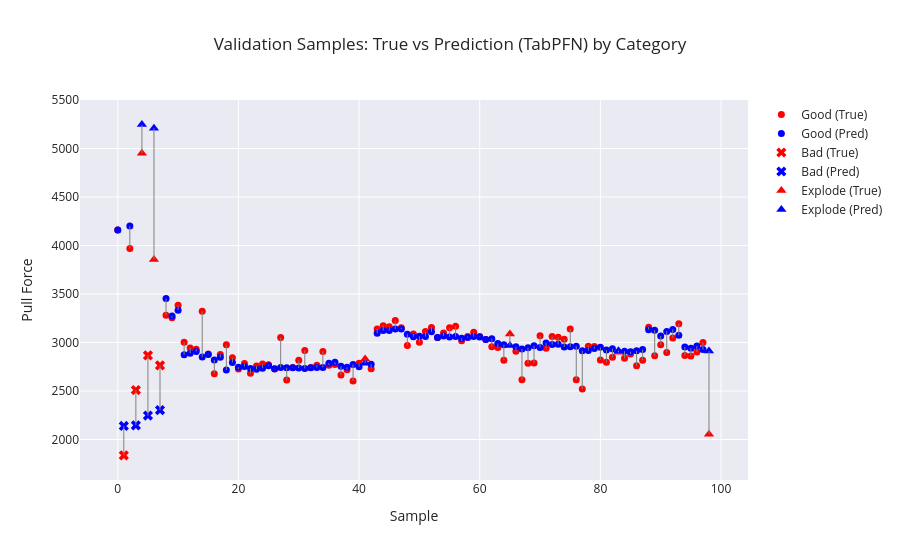

Notebook source saved alongside this figure:
### Markdown cell above
# Check Validation Data

### Code cell
# Category array (must be aligned with y_dev)
categories = dev_df.groupby("Sample ID")["Category"].first().values

plot_visualizer(
    true_vals=y_dev_Regressor,
    pred_vals=predictions_regression_dev,
    categories=categories,
    title=f"Validation Samples: True vs Prediction (TabPFN) by Category"
)

### Figure 1 — Plotly figure (JSON) as saved in the notebook; plotly's stock layout.template omitted (floating-point values rounded to 4 significant figures)
{"data": [{"marker": {"color": "red", "size": 7, "symbol": "circle"}, "mode": "markers", "name": "Good (True)", "type": "scatter", "x": [0, 2, 8, 9, 10, 11, 12, 13, 14, 15, 16, 17, 18, 19, 20, 21, 22, 23, 24, 25, 26, 27, 28, 29, 30, 31, 32, 33, 34, 35, 36, 37, 38, 39, 40, 42, 43, 44, 45, 46, 47, 48, 49, 50, 51, 52, 53, 54, 55, 56, 57, 58, 59, 60, 61, 62, 63, 64, 66, 67, 68, 69, 70, 71, 72, 73, 74, 75, 76, 77, 78, 79, 80, 81, 82, 84, 85, 86, 87, 88, 89, 90, 91, 92, 93, 94, 95, 96, 97], "y": [4161.0, 3970.0, 3281.0, 3256.0, 3385.0, 3002.0, 2944.0, 2932.0, 3321.0, 2882.0, 2679.0, 2877.0, 2976.0, 2843.0, 2727.0, 2784.0, 2683.0, 2758.0, 2778.0, 2770.0, 2726.0, 3052.0, 2614.0, 2744.0, 2816.0, 2919.0, 2744.0, 2765.0, 2909.0, 2766.0, 2775.0, 2665.0, 2720.0, 2604.0, 2787.0, 2730.0, 3141.0, 3173.0, 3163.0, 3227.0, 3152.0, 2970.0, 3089.0, 3002.0, 3113.0, 3156.0, 3051.0, 3099.0, 3153.0, 3169.0, 3017.0, 3061.0, 3105.0, 3062.0, 3031.0, 2956.0, 2948.0, 2818.0, 2910.0, 2617.0, 2787.0, 2788.0, 3070.0, 2940.0, 3061.0, 3054.0, 3033.0, 3139.0, 2617.0, 2522.0, 2961.0, 2958.0, 2821.0, 2796.0, 2849.0, 2837.0, 2880.0, 2760.0, 2818.0, 3159.0, 2864.0, 2977.0, 2898.0, 3048.0, 3193.0, 2866.0, 2861.0, 2903.0, 3001.0]}, {"marker": {"color": "blue", "size": 7, "symbol": "circle"}, "mode": "markers", "name": "Good (Pred)", "type": "scatter", "x": [0, 2, 8, 9, 10, 11, 12, 13, 14, 15, 16, 17, 18, 19, 20, 21, 22, 23, 24, 25, 26, 27, 28, 29, 30, 31, 32, 33, 34, 35, 36, 37, 38, 39, 40, 42, 43, 44, 45, 46, 47, 48, 49, 50, 51, 52, 53, 54, 55, 56, 57, 58, 59, 60, 61, 62, 63, 64, 66, 67, 68, 69, 70, 71, 72, 73, 74, 75, 76, 77, 78, 79, 80, 81, 82, 84, 85, 86, 87, 88, 89, 90, 91, 92, 93, 94, 95, 96, 97], "y": [4161.0, 4201.0, 3454.0, 3274.0, 3334.0, 2874.0, 2890.0, 2906.0, 2850.0, 2877.0, 2820.0, 2848.0, 2716.0, 2795.0, 2745.0, 2753.0, 2733.0, 2724.0, 2736.0, 2760.0, 2729.0, 2744.0, 2741.0, 2740.0, 2737.0, 2732.0, 2740.0, 2742.0, 2744.0, 2786.0, 2796.0, 2754.0, 2744.0, 2775.0, 2751.0, 2776.0, 3097.0, 3123.0, 3123.0, 3139.0, 3139.0, 3086.0, 3060.0, 3064.0, 3062.0, 3111.0, 3052.0, 3068.0, 3058.0, 3061.0, 3044.0, 3051.0, 3061.0, 3058.0, 3031.0, 3038.0, 2989.0, 2978.0, 2957.0, 2933.0, 2946.0, 2967.0, 2949.0, 2996.0, 2979.0, 2982.0, 2954.0, 2956.0, 2962.0, 2916.0, 2917.0, 2937.0, 2951.0, 2923.0, 2936.0, 2910.0, 2905.0, 2915.0, 2928.0, 3133.0, 3127.0, 3066.0, 3113.0, 3135.0, 3074.0, 2954.0, 2941.0, 2965.0, 2927.0]}, {"marker": {"color": "red", "size": 9, "symbol": "x"}, "mode": "markers", "name": "Bad (True)", "type": "scatter", "x": [1, 3, 5, 7], "y": [1836.0, 2510.0, 2867.0, 2764.0]}, {"marker": {"color": "blue", "size": 9, "symbol": "x"}, "mode": "markers", "name": "Bad (Pred)", "type": "scatter", "x": [1, 3, 5, 7], "y": [2140.0, 2146.0, 2247.0, 2303.0]}, {"marker": {"color": "red", "size": 9, "symbol": "triangle-up"}, "mode": "markers", "name": "Explode (True)", "type": "scatter", "x": [4, 6, 41, 65, 83, 98], "y": [4952.0, 3856.0, 2830.0, 3089.0, 2899.0, 2054.0]}, {"marker": {"color": "blue", "size": 9, "symbol": "triangle-up"}, "mode": "markers", "name": "Explode (Pred)", "type": "scatter", "x": [4, 6, 41, 65, 83, 98], "y": [5247.0, 5209.0, 2787.0, 2970.0, 2916.0, 2912.0]}, {"line": {"color": "gray", "width": 1}, "mode": "lines", "showlegend": false, "type": "scatter", "x": [0, 0], "y": [4161.0, 4161.0]}, {"line": {"color": "gray", "width": 1}, "mode": "lines", "showlegend": false, "type": "scatter", "x": [1, 1], "y": [1836.0, 2140.0]}, {"line": {"color": "gray", "width": 1}, "mode": "lines", "showlegend": false, "type": "scatter", "x": [2, 2], "y": [3970.0, 4201.0]}, {"line": {"color": "gray", "width": 1}, "mode": "lines", "showlegend": false, "type": "scatter", "x": [3, 3], "y": [2510.0, 2146.0]}, {"line": {"color": "gray", "width": 1}, "mode": "lines", "showlegend": false, "type": "scatter", "x": [4, 4], "y": [4952, 5247.0]}, {"line": {"color": "gray", "width": 1}, "mode": "lines", "showlegend": false, "type": "scatter", "x": [5, 5], "y": [2867.0, 2247.0]}, {"line": {"color": "gray", "width": 1}, "mode": "lines", "showlegend": false, "type": "scatter", "x": [6, 6], "y": [3856.0, 5209.0]}, {"line": {"color": "gray", "width": 1}, "mode": "lines", "showlegend": false, "type": "scatter", "x": [7, 7], "y": [2764.0, 2303.0]}, {"line": {"color": "gray", "width": 1}, "mode": "lines", "showlegend": false, "type": "scatter", "x": [8, 8], "y": [3281.0, 3454.0]}, {"line": {"color": "gray", "width": 1}, "mode": "lines", "showlegend": false, "type": "scatter", "x": [9, 9], "y": [3256.0, 3274.0]}, {"line": {"color": "gray", "width": 1}, "mode": "lines", "showlegend": false, "type": "scatter", "x": [10, 10], "y": [3385.0, 3334.0]}, {"line": {"color": "gray", "width": 1}, "mode": "lines", "showlegend": false, "type": "scatter", "x": [11, 11], "y": [3002.0, 2874.0]}, {"line": {"color": "gray", "width": 1}, "mode": "lines", "showlegend": false, "type": "scatter", "x": [12, 12], "y": [2944.0, 2890.0]}, {"line": {"color": "gray", "width": 1}, "mode": "lines", "showlegend": false, "type": "scatter", "x": [13, 13], "y": [2932.0, 2906.0]}, {"line": {"color": "gray", "width": 1}, "mode": "lines", "showlegend": false, "type": "scatter", "x": [14, 14], "y": [3321.0, 2850.0]}, {"line": {"color": "gray", "width": 1}, "mode": "lines", "showlegend": false, "type": "scatter", "x": [15, 15], "y": [2882.0, 2877.0]}, {"line": {"color": "gray", "width": 1}, "mode": "lines", "showlegend": false, "type": "scatter", "x": [16, 16], "y": [2679.0, 2820.0]}, {"line": {"color": "gray", "width": 1}, "mode": "lines", "showlegend": false, "type": "scatter", "x": [17, 17], "y": [2877.0, 2848.0]}, {"line": {"color": "gray", "width": 1}, "mode": "lines", "showlegend": false, "type": "scatter", "x": [18, 18], "y": [2976.0, 2716.0]}, {"line": {"color": "gray", "width": 1}, "mode": "lines", "showlegend": false, "type": "scatter", "x": [19, 19], "y": [2843.0, 2795.0]}, {"line": {"color": "gray", "width": 1}, "mode": "lines", "showlegend": false, "type": "scatter", "x": [20, 20], "y": [2727.0, 2745.0]}, {"line": {"color": "gray", "width": 1}, "mode": "lines", "showlegend": false, "type": "scatter", "x": [21, 21], "y": [2784.0, 2753.0]}, {"line": {"color": "gray", "width": 1}, "mode": "lines", "showlegend": false, "type": "scatter", "x": [22, 22], "y": [2683.0, 2733.0]}, {"line": {"color": "gray", "width": 1}, "mode": "lines", "showlegend": false, "type": "scatter", "x": [23, 23], "y": [2758.0, 2724.0]}, {"line": {"color": "gray", "width": 1}, "mode": "lines", "showlegend": false, "type": "scatter", "x": [24, 24], "y": [2778.0, 2736.0]}, {"line": {"color": "gray", "width": 1}, "mode": "lines", "showlegend": false, "type": "scatter", "x": [25, 25], "y": [2770, 2760.0]}, {"line": {"color": "gray", "width": 1}, "mode": "lines", "showlegend": false, "type": "scatter", "x": [26, 26], "y": [2726.0, 2729.0]}, {"line": {"color": "gray", "width": 1}, "mode": "lines", "showlegend": false, "type": "scatter", "x": [27, 27], "y": [3052.0, 2744.0]}, {"line": {"color": "gray", "width": 1}, "mode": "lines", "showlegend": false, "type": "scatter", "x": [28, 28], "y": [2614.0, 2741.0]}, {"line": {"color": "gray", "width": 1}, "mode": "lines", "showlegend": false, "type": "scatter", "x": [29, 29], "y": [2744.0, 2740.0]}, {"line": {"color": "gray", "width": 1}, "mode": "lines", "showlegend": false, "type": "scatter", "x": [30, 30], "y": [2816.0, 2737.0]}, {"line": {"color": "gray", "width": 1}, "mode": "lines", "showlegend": false, "type": "scatter", "x": [31, 31], "y": [2919.0, 2732.0]}, {"line": {"color": "gray", "width": 1}, "mode": "lines", "showlegend": false, "type": "scatter", "x": [32, 32], "y": [2744.0, 2740.0]}, {"line": {"color": "gray", "width": 1}, "mode": "lines", "showlegend": false, "type": "scatter", "x": [33, 33], "y": [2765, 2742.0]}, {"line": {"color": "gray", "width": 1}, "mode": "lines", "showlegend": false, "type": "scatter", "x": [34, 34], "y": [2909.0, 2744.0]}, {"line": {"color": "gray", "width": 1}, "mode": "lines", "showlegend": false, "type": "scatter", "x": [35, 35], "y": [2766.0, 2786.0]}, {"line": {"color": "gray", "width": 1}, "mode": "lines", "showlegend": false, "type": "scatter", "x": [36, 36], "y": [2775.0, 2796.0]}, {"line": {"color": "gray", "width": 1}, "mode": "lines", "showlegend": false, "type": "scatter", "x": [37, 37], "y": [2665.0, 2754.0]}, {"line": {"color": "gray", "width": 1}, "mode": "lines", "showlegend": false, "type": "scatter", "x": [38, 38], "y": [2720.0, 2744.0]}, {"line": {"color": "gray", "width": 1}, "mode": "lines", "showlegend": false, "type": "scatter", "x": [39, 39], "y": [2604.0, 2775.0]}, {"line": {"color": "gray", "width": 1}, "mode": "lines", "showlegend": false, "type": "scatter", "x": [40, 40], "y": [2787.0, 2751.0]}, {"line": {"color": "gray", "width": 1}, "mode": "lines", "showlegend": false, "type": "scatter", "x": [41, 41], "y": [2830.0, 2787.0]}, {"line": {"color": "gray", "width": 1}, "mode": "lines", "showlegend": false, "type": "scatter", "x": [42, 42], "y": [2730.0, 2776.0]}, {"line": {"color": "gray", "width": 1}, "mode": "lines", "showlegend": false, "type": "scatter", "x": [43, 43], "y": [3141.0, 3097.0]}, {"line": {"color": "gray", "width": 1}, "mode": "lines", "showlegend": false, "type": "scatter", "x": [44, 44], "y": [3173.0, 3123.0]}, {"line": {"color": "gray", "width": 1}, "mode": "lines", "showlegend": false, "type": "scatter", "x": [45, 45], "y": [3163.0, 3123.0]}, {"line": {"color": "gray", "width": 1}, "mode": "lines", "showlegend": false, "type": "scatter", "x": [46, 46], "y": [3227.0, 3139.0]}, {"line": {"color": "gray", "width": 1}, "mode": "lines", "showlegend": false, "type": "scatter", "x": [47, 47], "y": [3152, 3139.0]}, {"line": {"color": "gray", "width": 1}, "mode": "lines", "showlegend": false, "type": "scatter", "x": [48, 48], "y": [2970.0, 3086.0]}, {"line": {"color": "gray", "width": 1}, "mode": "lines", "showlegend": false, "type": "scatter", "x": [49, 49], "y": [3089.0, 3060.0]}, {"line": {"color": "gray", "width": 1}, "mode": "lines", "showlegend": false, "type": "scatter", "x": [50, 50], "y": [3002.0, 3064.0]}, {"line": {"color": "gray", "width": 1}, "mode": "lines", "showlegend": false, "type": "scatter", "x": [51, 51], "y": [3113.0, 3062.0]}, {"line": {"color": "gray", "width": 1}, "mode": "lines", "showlegend": false, "type": "scatter", "x": [52, 52], "y": [3156.0, 3111.0]}, {"line": {"color": "gray", "width": 1}, "mode": "lines", "showlegend": false, "type": "scatter", "x": [53, 53], "y": [3051.0, 3052.0]}, {"line": {"color": "gray", "width": 1}, "mode": "lines", "showlegend": false, "type": "scatter", "x": [54, 54], "y": [3099.0, 3068.0]}, {"line": {"color": "gray", "width": 1}, "mode": "lines", "showlegend": false, "type": "scatter", "x": [55, 55], "y": [3153.0, 3058.0]}, {"line": {"color": "gray", "width": 1}, "mode": "lines", "showlegend": false, "type": "scatter", "x": [56, 56], "y": [3169.0, 3061.0]}, {"line": {"color": "gray", "width": 1}, "mode": "lines", "showlegend": false, "type": "scatter", "x": [57, 57], "y": [3017.0, 3044.0]}, {"line": {"color": "gray", "width": 1}, "mode": "lines", "showlegend": false, "type": "scatter", "x": [58, 58], "y": [3061.0, 3051.0]}, {"line": {"color": "gray", "width": 1}, "mode": "lines", "showlegend": false, "type": "scatter", "x": [59, 59], "y": [3105.0, 3061.0]}, {"line": {"color": "gray", "width": 1}, "mode": "lines", "showlegend": false, "type": "scatter", "x": [60, 60], "y": [3062.0, 3058.0]}, {"line": {"color": "gray", "width": 1}, "mode": "lines", "showlegend": false, "type": "scatter", "x": [61, 61], "y": [3031.0, 3031.0]}, {"line": {"color": "gray", "width": 1}, "mode": "lines", "showlegend": false, "type": "scatter", "x": [62, 62], "y": [2956.0, 3038.0]}, {"line": {"color": "gray", "width": 1}, "mode": "lines", "showlegend": false, "type": "scatter", "x": [63, 63], "y": [2948, 2989.0]}, {"line": {"color": "gray", "width": 1}, "mode": "lines", "showlegend": false, "type": "scatter", "x": [64, 64], "y": [2818.0, 2978.0]}, {"line": {"color": "gray", "width": 1}, "mode": "lines", "showlegend": false, "type": "scatter", "x": [65, 65], "y": [3089.0, 2970.0]}, {"line": {"color": "gray", "width": 1}, "mode": "lines", "showlegend": false, "type": "scatter", "x": [66, 66], "y": [2910.0, 2957.0]}, {"line": {"color": "gray", "width": 1}, "mode": "lines", "showlegend": false, "type": "scatter", "x": [67, 67], "y": [2617.0, 2933.0]}, {"line": {"color": "gray", "width": 1}, "mode": "lines", "showlegend": false, "type": "scatter", "x": [68, 68], "y": [2787.0, 2946.0]}, {"line": {"color": "gray", "width": 1}, "mode": "lines", "showlegend": false, "type": "scatter", "x": [69, 69], "y": [2788.0, 2967.0]}, {"line": {"color": "gray", "width": 1}, "mode": "lines", "showlegend": false, "type": "scatter", "x": [70, 70], "y": [3070.0, 2949.0]}, {"line": {"color": "gray", "width": 1}, "mode": "lines", "showlegend": false, "type": "scatter", "x": [71, 71], "y": [2940.0, 2996.0]}, {"line": {"color": "gray", "width": 1}, "mode": "lines", "showlegend": false, "type": "scatter", "x": [72, 72], "y": [3061.0, 2979.0]}, {"line": {"color": "gray", "width": 1}, "mode": "lines", "showlegend": false, "type": "scatter", "x": [73, 73], "y": [3054.0, 2982.0]}, {"line": {"color": "gray", "width": 1}, "mode": "lines", "showlegend": false, "type": "scatter", "x": [74, 74], "y": [3033, 2954.0]}, {"line": {"color": "gray", "width": 1}, "mode": "lines", "showlegend": false, "type": "scatter", "x": [75, 75], "y": [3139.0, 2956.0]}, {"line": {"color": "gray", "width": 1}, "mode": "lines", "showlegend": false, "type": "scatter", "x": [76, 76], "y": [2617.0, 2962.0]}, {"line": {"color": "gray", "width": 1}, "mode": "lines", "showlegend": false, "type": "scatter", "x": [77, 77], "y": [2522.0, 2916.0]}, {"line": {"color": "gray", "width": 1}, "mode": "lines", "showlegend": false, "type": "scatter", "x": [78, 78], "y": [2961.0, 2917.0]}, {"line": {"color": "gray", "width": 1}, "mode": "lines", "showlegend": false, "type": "scatter", "x": [79, 79], "y": [2958.0, 2937.0]}, {"line": {"color": "gray", "width": 1}, "mode": "lines", "showlegend": false, "type": "scatter", "x": [80, 80], "y": [2821.0, 2951.0]}, {"line": {"color": "gray", "width": 1}, "mode": "lines", "showlegend": false, "type": "scatter", "x": [81, 81], "y": [2796.0, 2923.0]}, {"line": {"color": "gray", "width": 1}, "mode": "lines", "showlegend": false, "type": "scatter", "x": [82, 82], "y": [2849.0, 2936.0]}, {"line": {"color": "gray", "width": 1}, "mode": "lines", "showlegend": false, "type": "scatter", "x": [83, 83], "y": [2899, 2916.0]}, {"line": {"color": "gray", "width": 1}, "mode": "lines", "showlegend": false, "type": "scatter", "x": [84, 84], "y": [2837.0, 2910.0]}, {"line": {"color": "gray", "width": 1}, "mode": "lines", "showlegend": false, "type": "scatter", "x": [85, 85], "y": [2880.0, 2905.0]}, {"line": {"color": "gray", "width": 1}, "mode": "lines", "showlegend": false, "type": "scatter", "x": [86, 86], "y": [2760.0, 2915.0]}, {"line": {"color": "gray", "width": 1}, "mode": "lines", "showlegend": false, "type": "scatter", "x": [87, 87], "y": [2818.0, 2928.0]}, {"line": {"color": "gray", "width": 1}, "mode": "lines", "showlegend": false, "type": "scatter", "x": [88, 88], "y": [3159.0, 3133.0]}, {"line": {"color": "gray", "width": 1}, "mode": "lines", "showlegend": false, "type": "scatter", "x": [89, 89], "y": [2864.0, 3127.0]}, {"line": {"color": "gray", "width": 1}, "mode": "lines", "showlegend": false, "type": "scatter", "x": [90, 90], "y": [2977.0, 3066.0]}, {"line": {"color": "gray", "width": 1}, "mode": "lines", "showlegend": false, "type": "scatter", "x": [91, 91], "y": [2898.0, 3113.0]}, {"line": {"color": "gray", "width": 1}, "mode": "lines", "showlegend": false, "type": "scatter", "x": [92, 92], "y": [3048.0, 3135.0]}, {"line": {"color": "gray", "width": 1}, "mode": "lines", "showlegend": false, "type": "scatter", "x": [93, 93], "y": [3193.0, 3074.0]}, {"line": {"color": "gray", "width": 1}, "mode": "lines", "showlegend": false, "type": "scatter", "x": [94, 94], "y": [2866.0, 2954.0]}, {"line": {"color": "gray", "width": 1}, "mode": "lines", "showlegend": false, "type": "scatter", "x": [95, 95], "y": [2861.0, 2941.0]}, {"line": {"color": "gray", "width": 1}, "mode": "lines", "showlegend": false, "type": "scatter", "x": [96, 96], "y": [2903.0, 2965.0]}, {"line": {"color": "gray", "width": 1}, "mode": "lines", "showlegend": false, "type": "scatter", "x": [97, 97], "y": [3001.0, 2927.0]}, {"line": {"color": "gray", "width": 1}, "mode": "lines", "showlegend": false, "type": "scatter", "x": [98, 98], "y": [2054.0, 2912.0]}], "layout": {"title": {"text": "Validation Samples: True vs Prediction (TabPFN) by Category"}, "xaxis": {"title": {"text": "Sample"}}, "yaxis": {"title": {"text": "Pull Force"}}}}
